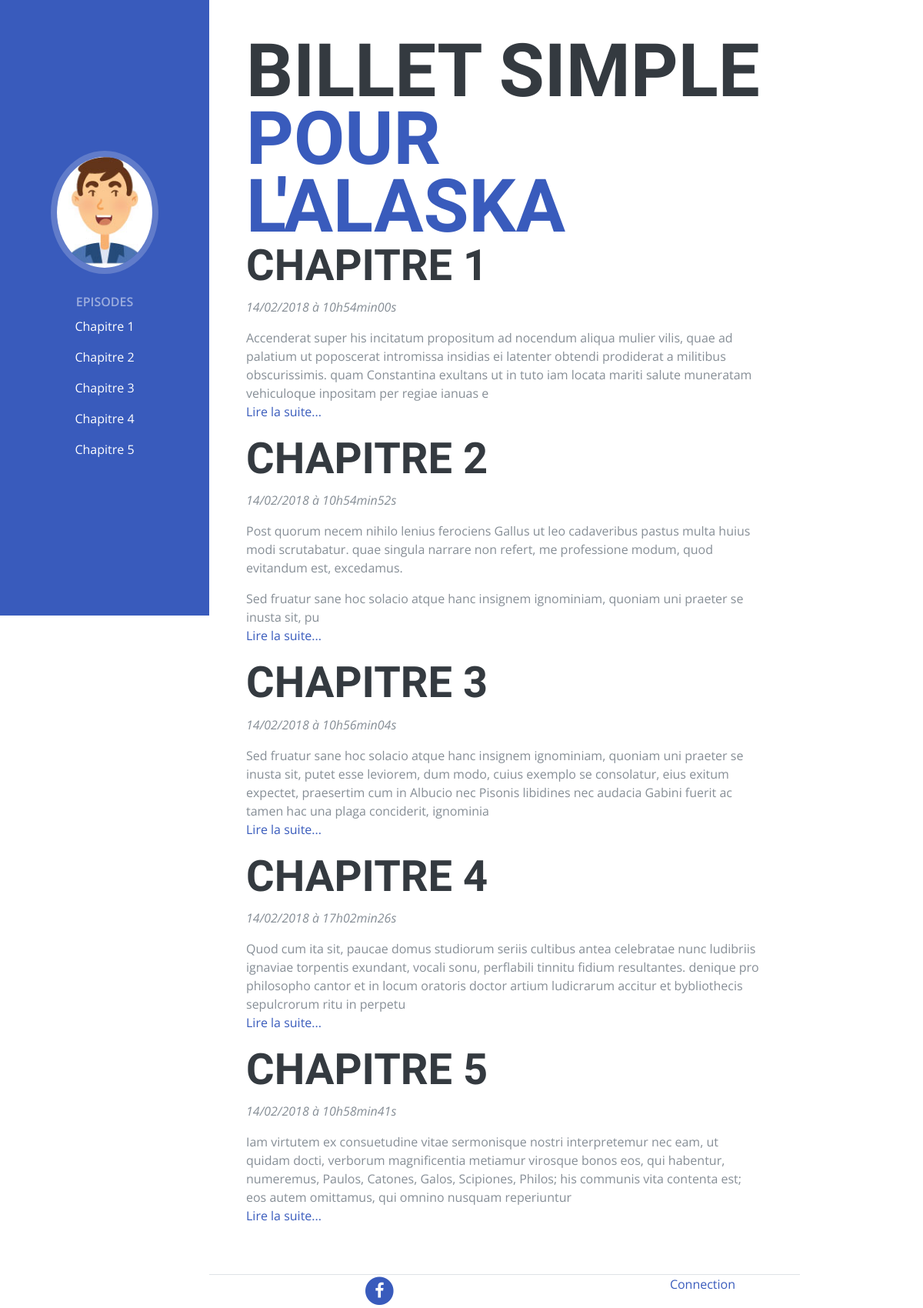
/index.php?action=listPosts, run on the app's committed database.
### tables this page shows
CREATE TABLE `posts` (
  `id` int(11) NOT NULL,
  `title` varchar(255) NOT NULL,
  `content` text NOT NULL,
  `author` varchar(255) NOT NULL DEFAULT 'Jean Forteroche',
  `datecreation` datetime NOT NULL DEFAULT CURRENT_TIMESTAMP
);

### controller/frontend.php (called while the page is built, shortened)
<?php
require_once('model/PostManager.php');
function listPosts() {
	$postManager = new PostManager();
	$posts = $postManager->getPosts();
	require('view/frontend/listPostsView.php');
}

### model/PostManager.php (called while the page is built, shortened)
<?php
class PostManager extends Manager {
	public function getPosts() {
		$db = $this->dbconnect();
		$req = $db->query('SELECT id, title, content, DATE_FORMAT(datecreation, \'%d/%m/%Y à %Hh%imin%ss\') AS date_creation_fr FROM posts ORDER BY title ASC LIMIT 0, 10');
		$posts = $req->fetchAll();
		return $posts;
	}
}

### view/frontend/listPostsView.php (the view, shortened to what this page needs)
<div class="container-fluid p-0">
      <section class="resume-section p-3 p-lg-5 d-flex d-column" id="about">
        <div class="my-auto">
          <h1 class="mb-0">Billet simple
            <span class="text-primary">pour l'Alaska</span>
          </h1>
<?php
foreach ($posts as $data)
{
?>
	<div class="news">
		<h2>
			<?php echo htmlspecialchars($data['title']); ?>
		</h2>
  		<em><?php echo htmlspecialchars($data['date_creation_fr']); ?> </em><br />
		<p>
			<?php
			echo substr($data['content'], 0, 300);
			?>
			<br />
			<a href="index.php?action=post&amp;id=<?= $data['id'] ?>">Lire la suite...</a>
		</p>
	</div>
		<?php
		}
			?>
<?php require('template.php'); ?>

### view/frontend/menu.php (shortened to what this page needs)
  <nav class="navbar navbar-expand-lg navbar-dark bg-primary fixed-top" id="sideNav">
      <a class="navbar-brand js-scroll-trigger" href="index.php">
        <span class="d-none d-lg-block">
          <img class="img-fluid img-profile rounded-circle mx-auto mb-2" src="public/img/profile.jpg" alt="">
        </span>
      </a>
      <div class="collapse navbar-collapse" id="navbarSupportedContent">
        <ul class="navbar-nav">
          <li class="nav-item">
            <a class="nav-link js-scroll-trigger" href="index.php?action=listPosts">Episodes</a>
          </li>
          <li class="nav-item">
          	<?php
foreach ($posts as $data)
{
?>
      <p><a href="index.php?action=post&amp;id=<?= $data['id'] ?>" style = "color:white;"><?php echo htmlspecialchars($data['title']); ?></a></p>
    <?php
    }
      ?>
           </li>
        </ul>
      </div>
    </nav>

### public/css/styles.css (style rules this page uses)
.bg-primary { background-color: #395BBC!important; }
.text-primary { color: #395BBC !important; }
a { color: #395BBC; }
section { padding-left: 200px !important; padding-right: }

### data on the page
posts: title "Chapitre 1", title "CHAPITRE 1", date_creation_fr "14/02/2018 à 10h54min00s", content "Accenderat super his incitatum propositum ad nocendum aliqua mulier vilis, quae ad palatium ut poposcerat intromissa insidias ei latenter obtendi prodiderat a militibus obscurissimis. quam Constantina exultans ut in tuto iam locata mariti salute muneratam vehiculoque inpositam per regiae ianuas e"
posts: title "Chapitre 2", title "CHAPITRE 2", date_creation_fr "14/02/2018 à 10h54min52s", content "Post quorum necem nihilo lenius ferociens Gallus ut leo cadaveribus pastus multa huius modi scrutabatur. quae singula narrare non refert, me professione modum, quod evitandum est, excedamus. Sed fruatur sane hoc solacio atque hanc insignem ignominiam, quoniam uni praeter se inusta sit, pu"
posts: title "Chapitre 3", title "CHAPITRE 3", date_creation_fr "14/02/2018 à 10h56min04s", content "Sed fruatur sane hoc solacio atque hanc insignem ignominiam, quoniam uni praeter se inusta sit, putet esse leviorem, dum modo, cuius exemplo se consolatur, eius exitum expectet, praesertim cum in Albucio nec Pisonis libidines nec audacia Gabini fuerit ac tamen hac una plaga conciderit, ignominia"
posts: title "Chapitre 4", title "CHAPITRE 4", date_creation_fr "14/02/2018 à 17h02min26s", content "Quod cum ita sit, paucae domus studiorum seriis cultibus antea celebratae nunc ludibriis ignaviae torpentis exundant, vocali sonu, perflabili tinnitu fidium resultantes. denique pro philosopho cantor et in locum oratoris doctor artium ludicrarum accitur et bybliothecis sepulcrorum ritu in perpetu"
posts: title "Chapitre 5", title "CHAPITRE 5", date_creation_fr "14/02/2018 à 10h58min41s", content "Iam virtutem ex consuetudine vitae sermonisque nostri interpretemur nec eam, ut quidam docti, verborum magnificentia metiamur virosque bonos eos, qui habentur, numeremus, Paulos, Catones, Galos, Scipiones, Philos; his communis vita contenta est; eos autem omittamus, qui omnino nusquam reperiuntur"
